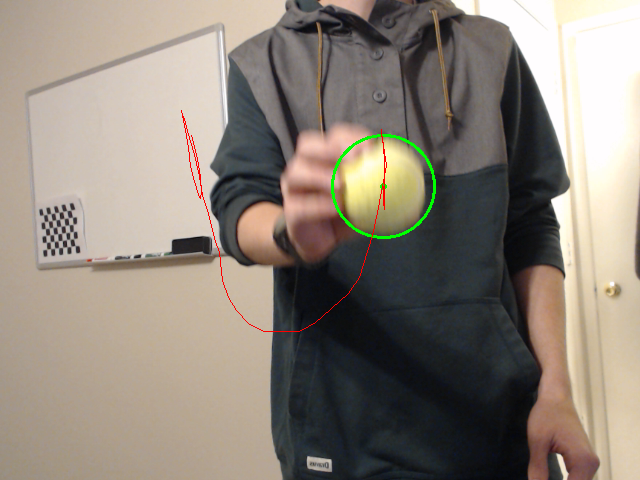
#> input picture data/ball_tracker.png, 640 x 480 px, given in place of the camera
$ python BallTacker.py
#> lines starting #> are read from the running program, lines starting #| are printed output that depends on the picture; after the words box and inside, x2 and y2 are one past the last pixel; in counts of white or black regions, pixels touching at a corner belong together
import cv2 as cv
import numpy as np

cap = cv.VideoCapture(0)
ret = True
low = np.array([23, 0, 0], np.uint8)
high = np.array([37, 255, 255], np.uint8)
kernel = np.ones((5, 5), np.uint8)
pointQueue = []
frameNum = 0
NUM_FRAMES_TRACKED = 50
showThresh = False


while ret:
    ret, img = cap.read()
#> img is the input picture: shape (480, 640, 3); mean B, G, R 121.3, 131.7, 140.8
    if not ret:
        print("Could Not Get Image")
        break
    img = cv.flip(img, 1)
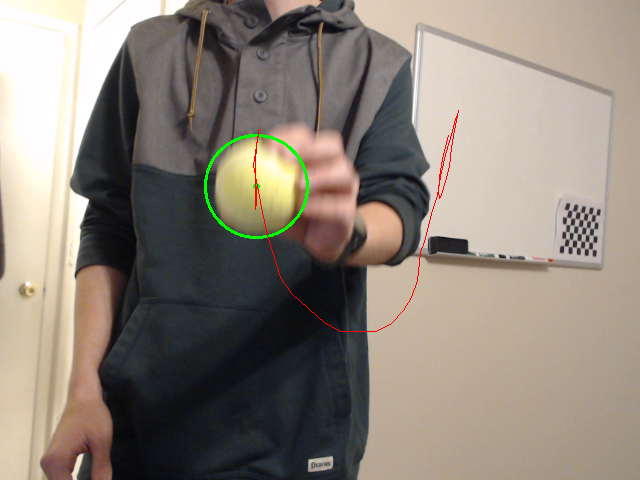
#> img: shape (480, 640, 3); mean B, G, R 121.3, 131.7, 140.8
    hsv = cv.cvtColor(img, cv.COLOR_BGR2HSV)
#> hsv: shape (480, 640, 3); mean H, S, V 50.5, 46.6, 143.9
    thresh = cv.inRange(hsv, low, high)
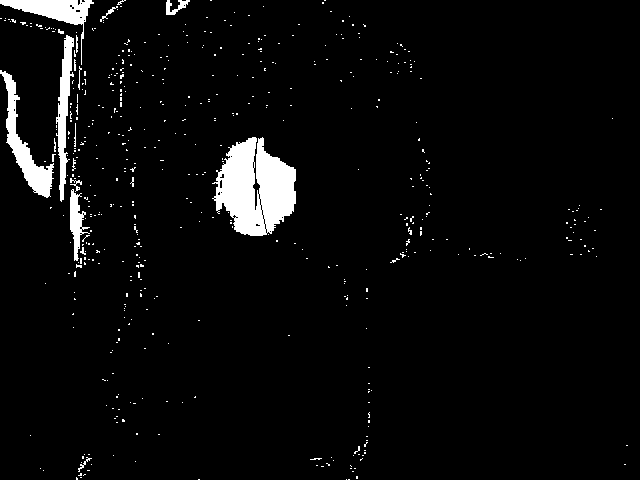
#> thresh: shape (480, 640); 4.1% white; 519 white regions (501 under 20 px), largest, box (x1, y1, x2, y2) and area: (212, 137, 296, 236) 5479, (0, 70, 54, 198) 1791, (0, 0, 94, 65) 1432
    thresh = cv.erode(thresh, kernel)
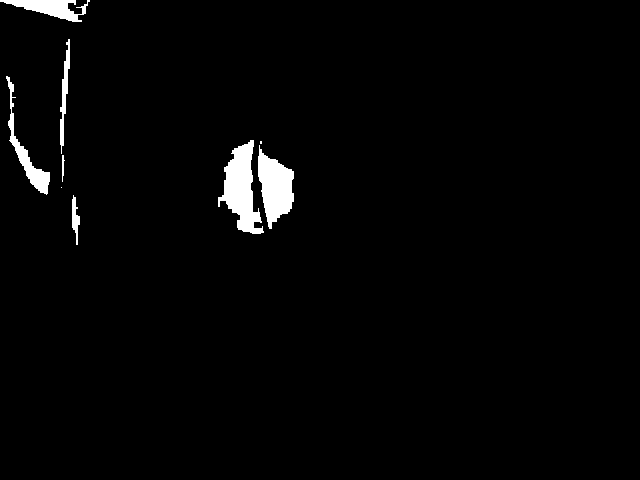
#> thresh: shape (480, 640); 2.2% white; 9 white regions (2 under 20 px), largest, box (x1, y1, x2, y2) and area: (218, 140, 264, 234) 2168, (258, 145, 294, 229) 1807, (6, 76, 50, 195) 961
    thresh = cv.dilate(thresh, kernel, iterations=2)
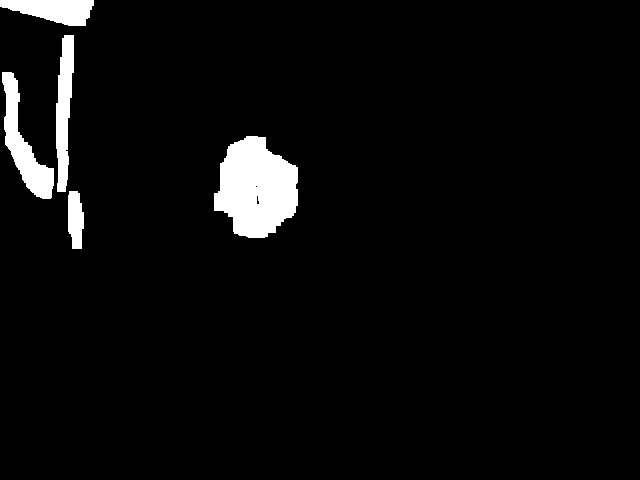
#> thresh: shape (480, 640); 4.2% white; 5 white regions
    rangeImg = cv.bitwise_and(img, img, mask=thresh)
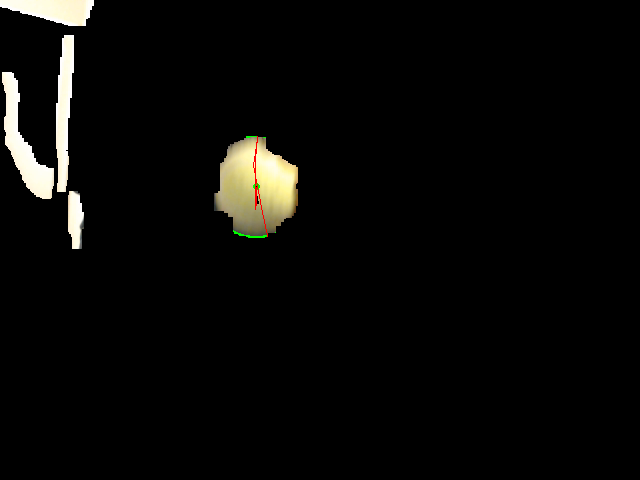
#> rangeImg: shape (480, 640, 3); mean B, G, R 7.6, 9.2, 9.5

    hsv = cv.cvtColor(img, cv.COLOR_BGR2HSV)
    thresh = cv.inRange(hsv, low, high)
    thresh = cv.erode(thresh, kernel)
    thresh = cv.dilate(thresh, kernel, iterations=2)
    rangeImg = cv.bitwise_and(img, img, mask=thresh)

    cont, heir = cv.findContours(thresh, cv.RETR_TREE, cv.CHAIN_APPROX_SIMPLE)
#> cont = 7 contours, 2 with area under 20; largest, box (x1, y1, x2, y2) and area: (214, 136, 298, 238) 6066, (2, 72, 54, 199) 2258, (56, 35, 74, 192) 1737, (0, 0, 94, 26) 1560, (68, 191, 84, 249) 686
    maxCont = None
    maxArea = 0
    for c in cont:
        area = cv.contourArea(c)
        if area > maxArea:
            maxCont = c
            maxArea = area
#> this loop made 7 passes
#> (area, maxArea) on passes 1 to 2: (686, 686), (6065.5, 6065.5)
#> area on passes 5 to 7: 2258, 1737, 1560
#> after the loop, maxArea = 6065.5; maxCont = contour of 119 points, box (x1, y1, x2, y2) (214, 136, 298, 238), area 6066

    if maxArea < 500:
        maxCont = None

    if maxCont is not None:
        # cv.drawContours(rangeImg, [maxCont], -1, (0, 255, 0))
        (x, y), radius = cv.minEnclosingCircle(maxCont)
#> x = 255; y = 186.5; radius = 51.3
        center = (int(x), int(y))
#> center = (255, 186)
        radius = int(radius)
#> radius = 51
        cv.circle(img, center, 2, (0, 255, 0), 2)
#> img: shape (480, 640, 3); 0.01% of pixels changed, all inside (x1, y1, x2, y2) = (252, 183, 258, 190)
        cv.circle(img, center, radius, (0, 255, 0), 2)
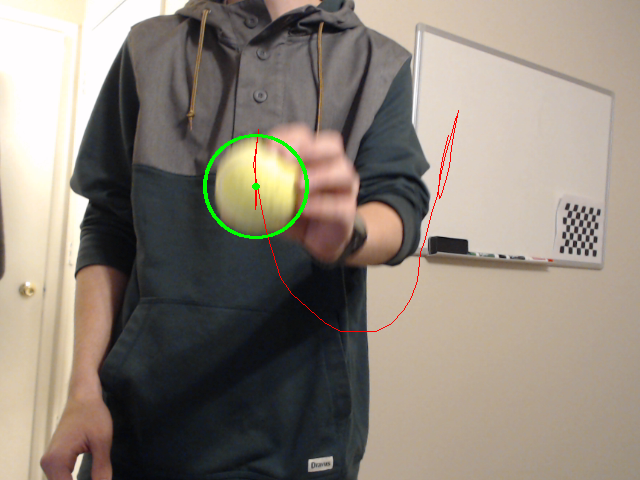
#> img: shape (480, 640, 3); mean B, G, R 121.2, 131.9, 140.7
        pointQueue.append((center, frameNum))

    if len(pointQueue) > 0 and frameNum - pointQueue[0][1] > NUM_FRAMES_TRACKED:
        pointQueue.pop(0)

    frameNum += 1

    for i in range(1, len(pointQueue)):
        if pointQueue[i][1] - pointQueue[i - 1][1] < 2:
            cv.line(img, pointQueue[i - 1][0], pointQueue[i][0], (0, 0, 255))
#> this loop made 0 passes

    if showThresh:
        cv.imshow("Masked Image", rangeImg)
        cv.imshow("Threshold", thresh)
    else:
        cv.destroyWindow("Masked Image")
        cv.destroyWindow("Threshold")

    cv.imshow("Ball Tracker", img)
    key = cv.waitKey(1) & 0xFF
#> (key Esc is pressed here)
    if key == 27:
        break
    elif key == ord('t'):
        showThresh = not showThresh

cv.destroyAllWindows()
